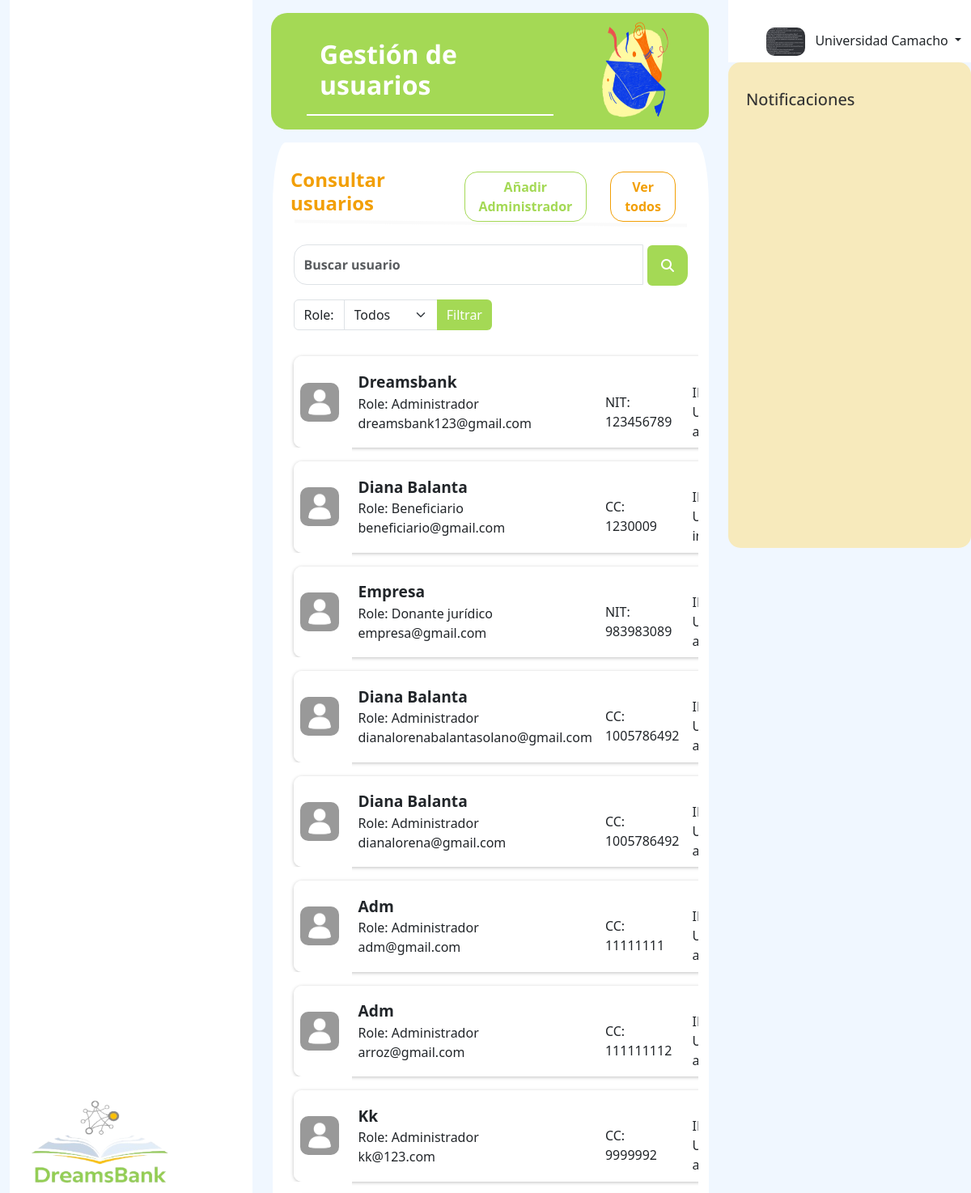
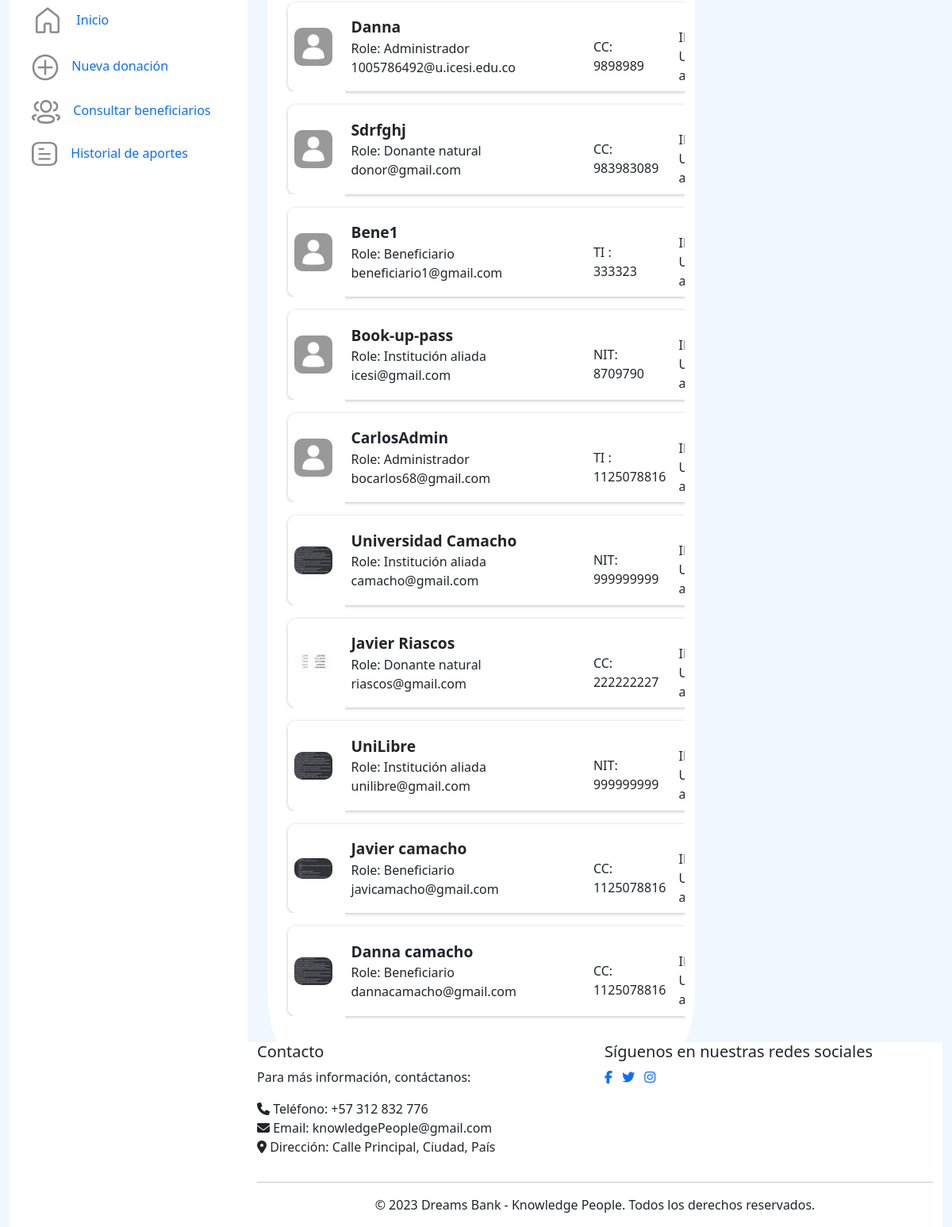
Screenshot of /users/users/ (signed in) with the database file from the repository (2 pictures, top to bottom).
### users/models.py (models this page shows, shortened)
class User(AbstractBaseUser, PermissionsMixin):
    username=None
    BENEFICIARY=1
    NATURALDONOR=2
    LEGALDONOR=3
    INSTITUTION=4
    ADMIN=5
    ROLE_CHOICE=(
          (BENEFICIARY, 'Beneficiario'),
          (NATURALDONOR,'Donante natural'),
          (LEGALDONOR,'Donante juridico'),
          (INSTITUTION,'Institución'),
          (ADMIN,'Admin'),
    )
    TI=1
    CC=2
    CE=3
    NIT=4
    IDTYPE_CHOICE= ((TI,'Tarjeta de Identidad'),
                (CC,'Cédula de Ciudadanía'),
                ( CE,'Cédula extranjera'),
                (NIT,'NIT'))
    email = models.EmailField(_("email address"), unique=True)
    name=models.CharField(max_length=100,null=False)
    profilePicture= models.ImageField(upload_to="users",null=True, blank=True)
    idType = models.PositiveSmallIntegerField(choices=IDTYPE_CHOICE,null=False)
    numID = models.CharField(max_length=10,null=False)
    role=models.PositiveSmallIntegerField(choices=ROLE_CHOICE,null=False)
    date_joined = models.DateTimeField(auto_now_add=True)
    last_login= models.DateTimeField(auto_now_add=True)
    created_date = models.DateTimeField(auto_now_add=True)
    modified_date = models.DateTimeField(auto_now_add=True)
    contact = models.CharField(max_length=15)
    notifications = models.ManyToManyField(Notification)
    is_staff = models.BooleanField(default=False)
    is_active = models.BooleanField(default=True)
    is_admin = models.BooleanField(default=False)
    is_superadmin = models.BooleanField(default=False)
    is_superuser = models.BooleanField(default=False)
    date_joined = models.DateTimeField(default=timezone.now)
    USERNAME_FIELD = "email"
    REQUIRED_FIELDS = ['name', 'idType', 'numID', 'role']
    objects = UserManager()

### users/views.py (the view)
# urls.py: path('users/', AllUserListView.as_view(), name='showUsers'),
class AllUserListView(View):
    template_name = 'showUsers.html'
    def get(self, request):
        users = User.objects.all()
        role_filter = request.GET.get('role', None)
        search_query = request.GET.get('inputsearch', '')  # Obtener el término de búsqueda
        if role_filter:
            users = users.filter(role=int(role_filter))
        if search_query:
            users = users.filter(Q(name__icontains=search_query) | Q(id__icontains=search_query))
        context = {
            'users': users,
            'search_query': search_query,
        }
        return render(request, self.template_name, context)

### users/templates/showUsers.html (shortened to what this page needs)
{% extends 'base.html' %} {% load static %}
    {% block content %}
    <link href="{% static '/historyapplications.css' %}" rel="stylesheet" />
    <link href="{% static 'newscholarship.css' %}" rel="stylesheet" />
    <div class="row mb-3 flex-sm-row" id="contTitulo">
      <div class="col-md-8">
        <br />
        <h1 id="titulo" class="mt-2" style="color: white">Gestión de usuarios</h1>
        <hr id="line" class="w-80" />
      </div>
      <div class="col-md-4">
        <img
          src="../../media/icons/HigherEducation.png"
          alt="No Encontrada"
          class="img-fluid d-none d-md-block"
          id="graduatedImg"
        />
      </div>
    </div>
<div class="container-fluid">
  <div class="row " style="background-color: white; margin-top:1rem; border-radius: 3%; margin-left: 0.2%;">
    <div class="col-lg-5 d-flex">
      <h4 style="color: #F29F05; font-weight: bolder; margin-top: 2rem; margin-left: 5%;">Consultar usuarios</h4>
    </div>
    <div class="col-lg-7 align-self-end d-flex justify-content-end" >
      <button class="btn itemall2" type="button" aria-expanded="false">
        <a class="text-center itemn2 " href="/../users/signupAdm"> Añadir Administrador </a>
      </button>
      <button class="btn itemall" type="button" aria-expanded="false">
        <a class="text-center itemn " href="{% url 'users:showUsers' %}"> Ver todos </a>
      </button>
    </div>
    <hr style="border: 2px solid #ECECEC;
    transform: matrix(1, 0.01, 0, 1, 0, 0); width: 90%; margin-left: 5%;">
    <form class="d-flex col=lg-12 mt-2" action="{% url 'users:showUsers' %}" style="width: 96%; margin-left: 2.5%;" method="get">
      <div class="input-group">
    <input type="text" name="inputsearch"  class="form-control custom-input" placeholder="Buscar usuario" aria-label="Buscar"
      style="font-weight: bolder;" >
    <div class="input-group-append">
      <button style="
      border: none; background-color: transparent;" type="submit">
      <span class="input-group-text search-icon">
        <i class="fas fa-search"></i>
      </span>
    </button>
    </div>
  </div>
    </form>
    <form class="mt-3" method="GET" action="" style="width: 50%; margin-left: 2.5%;">
      <div class="input-group mb-3">
      <label for="role-filter" class="input-group-text" style="background-color: #fff;">Role:</label>
      <select id="role-filter"  name="role" class="form-select">
          <option value="">Todos</option>
      </select>
      <button type="submit" class="btn btn-primary" style="background-color: #A4D955; border: transparent;">Filtrar</button>
      </div>
  </form>
    <div class="table-responsive" style="width: 95%; margin-left: 2.5%;" >
      <table class="table" style="border: transparent;">
        <thead>
          <tr>
            <th></th>
            <th></th>
            <th></th>
            <th></th>
          </tr>
        </thead>
        <tbody>
          {% if users %}
          {% for user in users %}
          <tr class="mt-4 align-middle" style="height: 7rem; box-shadow:0px 1px 4px rgba(0, 0, 0, 0.25); border-radius: 10px;" >
            <td class="align-middle" style="border-top-left-radius: 10px; border-bottom-left-radius: 10px;">
              {% if user.profilePicture != "" %}
              <img src="/media/{{ user.profilePicture }}" class="img-fluid" alt="noimage"
                style="max-width: 3rem; max-height: 3rem; border-radius: 10px; margin-right: 0.5rem;">
              {% else %}
              <img src="/media/users/profile_default.png" class="img-fluid" alt="noimage"
                style="max-width: 3rem; max-height: 3rem; border-radius: 10px; margin-right: 0.5rem;">
              {% endif %}
            </td>
            <td>
                <div class="col-12" style="font-weight: bolder; font-size: larger;">{{  user.name|capfirst  }}</div>
                <div class="col-12">Role: {% if user.role == 1 %}Beneficiario {% elif user.role == 2 %}Donante natural{% elif user.role == 3 %}Donante jurídico{% elif user.role == 4 %}Institución aliada{% elif user.role == 5 %}Administrador{% endif %}</div>
                <div class="col-12">{{ user.email }}</div>
            </td>
            <td>
                <div class="col-12">&nbsp;</div>
                <div class="col-12 align-middle">{% if user.idType == 1 %}TI {% elif user.idType == 2 %}CC{% elif user.idType == 3 %}CE{% elif user.idType == 4 %}NIT{% endif %}:</div>
                <div class="col-12"> {{ user.numID }}</div>
            </td>
            <td>
                <div class="col-12">&nbsp;</div>
                </div>
                <div class="col-12">ID: {{ user.id }}</div>
                <div class="col-12"> {% if user.is_active %} Usuario activo {% else %} Usuario inactivo {% endif %}</div>
            </td>
          </tr>
          <tr>
            <th></th>
          </tr>
          {% endfor %}
          {% endif %}
</body>
{% endblock %}

### scholarships/templates/base.html (shortened to what this page needs)
{% load static %}
<!DOCTYPE html>
<html lang="en">
<head>
  <link href="{% static '_base_menu.css' %}" rel="stylesheet" />
  <link href="https://cdn.jsdelivr.net/npm/bootstrap@5.3.0-alpha3/dist/css/bootstrap.min.css" rel="stylesheet"
 />
</head>
<body>
  <div class="container-fluid" id="containerinit">
    <div class="row  justify-content-between">
      <div class=col-md-3 id=left-bar>
        <nav class="navbar navbar-expand-lg col-md-3 sticky-md-top h-100 position-fixed" id="leftspace"
          style="height: 100%">
          <div class="container-fluid" id="leftbar">
            <div class="collapse navbar-collapse" id="navbarSupportedContent">
               <ul class="nav flex-column">
                <div id="logo-leftbar">
                  <a class="d-flex align-items-center" href="#"><img src="../../media/icons/logoInicio.png" width="194" height="140" ></a>
                </div>
            <li class="nav-item">
            <a href="{% url 'scholarships:showmenu' %}" class="nav-link">
              <img src="../../../../media/images/Home.png" alt="Icono Inicio" class="img-fluid" id="icon" />
                      &nbsp;Inicio
            </a>
            </li>
            <li class="nav-item">
              {% if user.role == user.BENEFICIARY %}
              <a href="../newapplication/" class="nav-link">
                <img src="../../../../media/images/IconPlus.png" alt="Icono nueva solicitud" class="img-fluid"
                id="icon" />
               <span class="fs-4 m-1 d-none d-sm-inline my-custom-class" data-feather="new_scolarship"></span>
               &nbsp;Nueva solicitud de beca
              </a>
              {% elif user.role == user.INSTITUTION and user.institution.verificationState == 'A' %}
              <a href="{% url 'scholarships:scholarships' %}" class="nav-link">
                <img src="../../../../media/images/IconPlus.png" alt="Icono nueva donación" class="img-fluid"
                id="icon" />
               &nbsp;Nueva donación
              </a>
              {% endif %}
              </li>
              <li class="nav-item">
                {% if user.role == user.BENEFICIARY %}
                <a href="{% url 'scholarships:look_donors' %}" class="nav-link">
                  <img src="../../../../media/images/DonorUser.png" alt="Icono historial donantes" class="img-fluid"
                        id="icon" />
                      <span class="fs-4 m-1 d-none d-sm-inline my-custom-class" data-feather="donor_history"></span>
                    &nbsp;Historial de donantes
                </a>
                {% elif user.role == user.INSTITUTION and user.institution.verificationState == 'A' %}
                <a href="{% url 'scholarships:look_beneficiaries' %}" class="nav-link">
                  <img src="../../../../media/images/DonorUser.png" alt="Icono consultar beneficiarios" class="img-fluid"
                        id="icon" />
                    &nbsp;Consultar beneficiarios
                </a>
                {% endif %}
                </li>
                <li class="nav-item">
                  {% if user.role == user.BENEFICIARY %}
                  <a href="{% url 'scholarships:lookapplication' %}" class="nav-link">
                    <img src="../../../../media/images/RequestHistory.png" alt="Icono historial donantes" class="img-fluid"
                          id="icon" />
                        <span class="fs-4 m-1 d-none d-sm-inline my-custom-class" data-feather="donor_history"></span>
                      &nbsp;Historial de solicitudes
                  </a>
                  {% elif user.role == user.INSTITUTION and user.institution.verificationState == 'A' %}
                  <a href="{% url 'scholarships:look_beneficiaries' %}" class="nav-link">
                    <img src="../../../../media/images/RequestHistory.png" alt="Icono consultar beneficiarios" class="img-fluid"
                          id="icon" />
                      &nbsp;Historial de aportes
                  </a>
                  {% endif %}
                  </li>
                </ul>
            </div>
          </div>
        </nav>
      </div>
      <div class="col-12 col-md-6 col" id="ok">
        <div class="container mt-3" id="x2">
          {% block content %}{% endblock %}
      <div class="col-md-3" id="rightbar">
        <div class="row justify-content-end" id="profile">
          <div class="col-auto">
            <button class="navbar-toggler" type="button" data-bs-toggle="collapse" data-bs-target="#navbarNav"
              aria-controls="navbarNav" aria-expanded="false" aria-label="Toggle navigation">
              <span class="navbar-toggler-icon"></span>
            </button>
            <ul class="navbar-nav ml-auto">
              <li class="nav-item dropdown">
                <a class="nav-link dropdown-toggle" href="#" id="profileDropdown" role="button"
                  data-bs-toggle="dropdown" aria-expanded="false">
                  {% if user.profilePicture != "" %}
                  <img src="/media/{{ user.profilePicture }}" class="img-fluid" alt="noimage"
                    style="max-width: 3rem; max-height: 3rem; border-radius: 10px; margin-right: 0.5rem;">
                  {% else %}
                  <img src="/media/users/profile_default.png" class="img-fluid" alt="noimage"
                    style="max-width: 3rem; max-height: 3rem; border-radius: 10px; margin-right: 0.5rem;">
                  {% endif %}
                  {{ user.name|capfirst }}
                </a>
              </li>
            </ul>
          </div>
        </div>
        <div class="row d-flex flex-column" id="notif">
          <h4 class="mt-4">Notificaciones</h4>
        </div>
        </div>
      <div class="row">
        <div class="col-md-3"></div>
        <div class="col-md-9">
          <footer class="footer" style="background-color: #ffff;" id="foote">
            <div class="container">
              <div class="row">
                <div class="col-md-6">
                  <h5> Contacto</h5>
                  <p>Para más información, contáctanos:</p>
                  <ul class="list-unstyled">
                    <li><i class="fas fa-phone"></i> Teléfono: +57 312 832 776</li>
                    <li><i class="fas fa-envelope"></i> Email: knowledgePeople@gmail.com</li>
                    <li><i class="fas fa-map-marker-alt"></i> Dirección: Calle Principal, Ciudad, País</li>
                  </ul>
                </div>
                <div class="col-md-6">
                  <h5>Síguenos en nuestras redes sociales</h5>
                  <ul class="list-inline social-icons">
                    <li class="list-inline-item"><a href="#"><i class="fab fa-facebook-f"></i></a></li>
                    <li class="list-inline-item"><a href="#"><i class="fab fa-twitter"></i></a></li>
                    <li class="list-inline-item"><a href="#"><i class="fab fa-instagram"></i></a></li>
                  </ul>
                </div>
              </div>
              <hr>
              <div class="row">
                <div class="col-md-12 text-center">
                  <p>&copy; 2023 Dreams Bank - Knowledge People. Todos los derechos reservados.</p>
                </div>
              </div>
            </div>
          </footer>
        </div>
      </div>
</body>
</html>

### rows the page displays
User: name "Dreamsbank", role "Administrador", email "dreamsbank123@gmail.com", idType "NIT", numID "123456789", is_active "Usuario activo"
User: profilePicture (placeholder picture), name "Diana Balanta", role "Beneficiario", email "beneficiario@gmail.com", idType "CC", numID "1230009", is_active "Usuario inactivo"
User: profilePicture (placeholder picture), name "Empresa", role "Donante jurídico", email "empresa@gmail.com", idType "NIT", numID "983983089", is_active "Usuario activo"
User: profilePicture (placeholder picture), name "Diana Balanta", role "Administrador", email "dianalorenabalantasolano@gmail.com", idType "CC", numID "1005786492", is_active "Usuario activo"
User: profilePicture (placeholder picture), name "Diana Balanta", role "Administrador", email "dianalorena@gmail.com", idType "CC", numID "1005786492", is_active "Usuario activo"
User: profilePicture (placeholder picture), name "Adm", role "Administrador", email "adm@gmail.com", idType "CC", numID "11111111", is_active "Usuario activo"
User: profilePicture (placeholder picture), name "Adm", role "Administrador", email "arroz@gmail.com", idType "CC", numID "111111112", is_active "Usuario activo"
User: profilePicture (placeholder picture), name "Kk", role "Administrador", email "kk@123.com", idType "CC", numID "9999992", is_active "Usuario activo"
User: profilePicture (placeholder picture), name "Danna", role "Administrador", email "1005786492@u.icesi.edu.co", idType "CC", numID "9898989", is_active "Usuario activo"
User: profilePicture (placeholder picture), name "Sdrfghj", role "Donante natural", email "donor@gmail.com", idType "CC", numID "983983089", is_active "Usuario activo"
User: profilePicture (placeholder picture), name "Bene1", role "Beneficiario", email "beneficiario1@gmail.com", idType "TI", numID "333323", is_active "Usuario activo"
User: profilePicture (placeholder picture), name "Book-up-pass", role "Institución aliada", email "icesi@gmail.com", idType "NIT", numID "8709790", is_active "Usuario activo"
User: name "CarlosAdmin", role "Administrador", email "bocarlos68@gmail.com", idType "TI", numID "1125078816", is_active "Usuario activo"
User: profilePicture (picture), name "Universidad Camacho", role "Institución aliada", email "camacho@gmail.com", idType "NIT", numID "999999999", is_active "Usuario activo"
User: profilePicture (picture), name "Javier Riascos", role "Donante natural", email "riascos@gmail.com", idType "CC", numID "222222227", is_active "Usuario activo"
User: profilePicture (picture), name "UniLibre", role "Institución aliada", email "unilibre@gmail.com", idType "NIT", numID "999999999", is_active "Usuario activo"
User: profilePicture (picture), name "Javier camacho", role "Beneficiario", email "javicamacho@gmail.com", idType "CC", numID "1125078816", is_active "Usuario activo"
User: profilePicture (picture), name "Danna camacho", role "Beneficiario", email "dannacamacho@gmail.com", idType "CC", numID "1125078816", is_active "Usuario activo"
